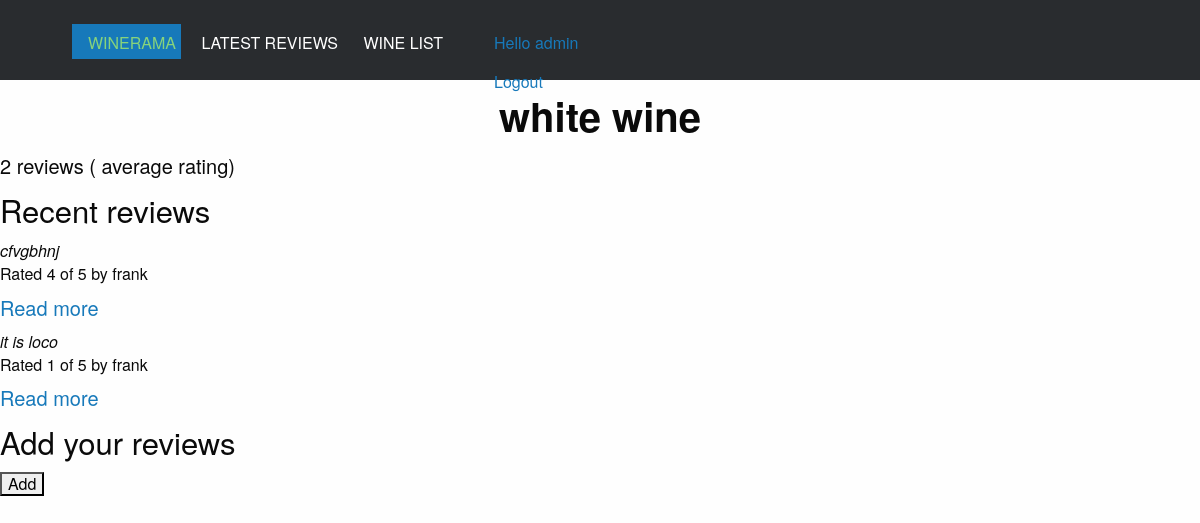
Screenshot of /wine/2/ (signed in) with the database file from the repository.
### reviews/models.py (models this page shows, shortened)
class Wine (models.Model):
    name =  models.CharField(max_length=200)

class Review(models.Model):
    RATING_CHOICES = (
        (1, '1'),
        (2, '2'),
        (3, '3'),
        (4, '4'),
        (5, '5'),
    )
    wine = models.ForeignKey(Wine)
    pub_date = models.DateTimeField('date published')
    user_name = models.CharField(max_length=100)
    comment = models.CharField(max_length=200)
    rating = models.IntegerField(choices=RATING_CHOICES)

### reviews/views.py (the view)
# urls.py: url(r'^wine/(?P<wine_id>[0-9]+)/$', views.wine_detail, name='wine_detail'),
def wine_detail(request, wine_id):
    wine = get_object_or_404(Wine, pk=wine_id)
    form = ReviewForm()
    return render(request, 'reviews/wine_detail.html', {'wine' : wine, })

### reviews/templates/reviews/wine_detail.html (shortened to what this page needs)
{% extends 'reviews/base.html' %}
{% load staticfiles %}
{% block title %}
<h2>{{ wine.name }}</h2>
<h5>{{ wine.review_set.count }} reviews ({{ wine.average_rating | floatformat }} average rating)</h5>
{% endblock %}
{% block content %}
<h3>Recent reviews</h3>
{% if wine.review_set.all %}
<div>
    {% for review in wine.review_set.all %}
    <div>
        <em>{{ review.comment }}</em>
        <h6>Rated {{ review.rating }} of 5 by {{ review.user_name }}</h6>
        <h5><a href="{% url 'reviews:review_detail' review.id %}">
        Read more
        </a></h5>
    </div>
    {% endfor %}
</div>
{% else %}
<p>No reviews for this wine yet</p>
{% endif %}
<h3>Add your reviews</h3>
    <form action = "{% url 'reviews:add_review' wine.id %}" method="post">
        <input type="submit" value="Add"/>
    </form>
{% endblock %}

### reviews/templates/reviews/base.html (shortened to what this page needs)
{% load staticfiles %}
<html class="no-js" lang="en">
    <head>
        <link rel="stylesheet" href="https://cdn.jsdelivr.net/foundation/6.1.2/foundation.min.css">
        <link rel="stylesheet" href="{% static 'css/normalize.min.css' %}">
        <link href="http://cdnjs.cloudflare.com/ajax/libs/foundicons/3.0.0/foundation-icons.css" rel="stylesheet">
        <link rel="stylesheet" href="{% static 'css/aapp.css' %}">
    </head>
<nav class="menu">
    <ul class="inline-list">
        <li class="active"><a href="{% url 'reviews:wine_list' %}">WINERAMA</a></li>
        <li><a href="{% url 'reviews:review_list' %}">LATEST REVIEWS</a></li>
        <li><a href="{% url 'reviews:wine_list' %}">WINE LIST</a></li>
    </ul>
    <ul class="top-bar-right details">
        {% if user.is_authenticated %}
        <a href="#">Hello {{ user.username }}</a>
        <a href="{% url 'auth:logout' %}">Logout</a>
        {% else %}
        <a href="{% url 'auth:login' %}">Login</a>
        {% endif %}
    </ul>
    <a class="account hide-for-medium-up" href="#" data-reveal-id="myModal"><i class="fi-unlock"></i></a>
</nav>
    <h1>{% block title %}(no title){% endblock %}</h1>
    {% block content %}(no content){% endblock %}
 </body>
</html>

### static/css/aapp.css (style rules this page uses)
.menu { background-color: #292c2f; padding: 1.5rem 3rem; height: auto; }
.menu .inline-list { text-align: center; }
.menu .inline-list li { float: none; display: inline-block; }
.menu .inline-list a { color: #fff; padding-bottom: 0.5rem; }
.menu .inline-list .active a { color: #87d37c; }
.menu .account { position: absolute; top: 3%; right: 3%; padding-left: 1.5em; }
.menu .account a, .menu .account i { color: #fff; padding-left: 1.5em; }
.menu .details { padding: 0 10px; }
@media only screen and (min-width: 40.063em) { .menu { height: 5rem; } }
@media only screen and (min-width: 40.063em) { .menu .inline-list { float: left; margin: 0 0 0 1.5rem; } }
.inline-list a { padding-right: 5px; }
h2 { text-align: center; font-weight: 700; }

### rows the page displays
Wine: name "white wine", review_set.count "2"
Review: comment "cfvgbhnj", rating "4", user_name "frank"
Review: comment "it is loco", rating "1", user_name "frank"

### other values shown
{{ user.username }} "admin"
